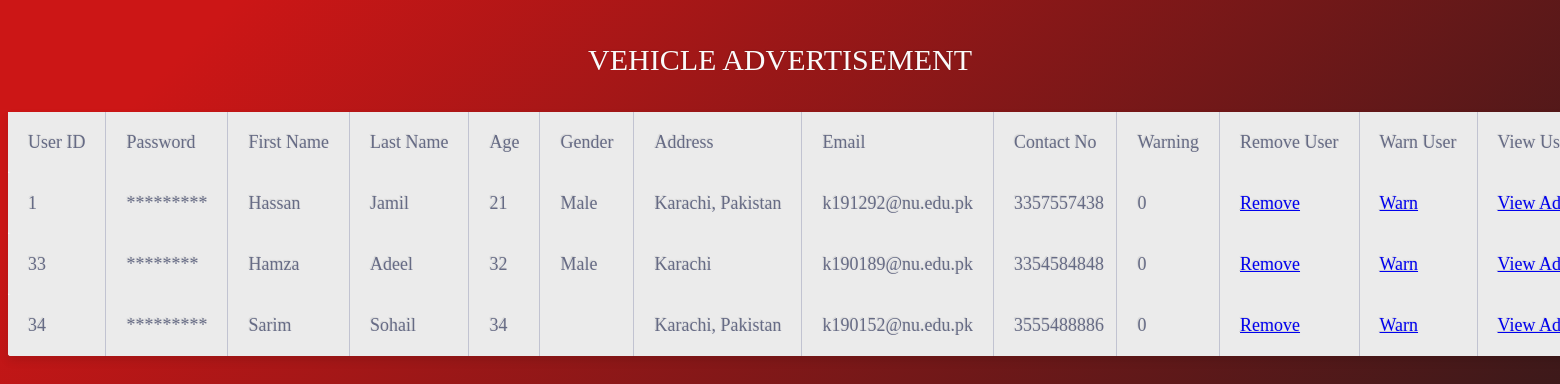
Screenshot of /AdminViewUser.php with the database file from the repository.
### tables this page shows
CREATE TABLE `customer` (
  `id` int(11) NOT NULL,
  `f_name` text NOT NULL,
  `l_name` text NOT NULL,
  `password` text NOT NULL,
  `age` int(3) NOT NULL,
  `gender` text NOT NULL,
  `address` text NOT NULL,
  `email` text DEFAULT NULL,
  `ad_count` int(5) NOT NULL,
  `contact_no` bigint(11) NOT NULL,
  `warning` int(11) NOT NULL DEFAULT 0
);

### AdminViewUser.php (the view, shortened to what this page needs)
<?php
$conn = mysqli_connect("localhost","root","","se_project");
$sql = "SELECT * from customer";
$result = $conn->query($sql);
?>
<!DOCTYPE html>
<link href="ui-assets/css/table.css" rel="stylesheet">
    <html lang="en">
    <head>
    </head>
    <body>
        <div class="table-title">
            <h3>Vehicle Advertisement</h3>
        </div>
        <table class="table-fill" style="height: 20px">
            <thead>
            <tr>
            <td> User ID </td>
            <td> Password </td>
            <td> First Name </td>
            <td> Last Name </td>
            <td> Age </td>
            <td> Gender </td>
            <td> Address </td>
            <td> Email </td>
            <td> Contact No</td>
            <td> Warning</td>
            <td> Remove User </td>
            <td> Warn User </td>
            <td> View User Ads </td>
            </tr>
            <?php
                while($row=mysqli_fetch_assoc($result))
                {
                    $cID = $row['id'];
                    $password = $row['password'];
                    $f_Name = $row['f_name'];
                    $l_Name = $row['l_name'];
                    $age = $row['age'];
                    $gender = $row['gender'];
                    $Con = $row['contact_no'];
                    $Address = $row['address'];
                    $Email = $row['email'];
                    $warn = $row['warning'];
            ?>
            <?php
                $hidden_password = preg_replace("|.|","*",$password);
            ?>
            </thead>
            <tbody class="table-hover" style="height: 20px">
                <tr>
                    <td class="text-left"><?php echo $cID ?></td>
                    <td><?php echo $hidden_password ?></td>
                    <td class="text-left"><?php echo $f_Name ?></td>
                    <td class="text-left"><?php echo $l_Name ?></td>
                    <td class="text-left"><?php echo $age ?></td>
                    <td class="text-left"><?php echo $gender ?></td>
                    <td><?php echo $Address ?></td>
                    <td><?php echo $Email ?></td>
                    <td class="text-left"><?php echo $Con ?></td>
                    <td class="text-left"><?php echo $warn ?></td>
                    <td class="text-left"> <a href="AdminRemoveUser.php?cID=<?php echo $cID ?>">Remove</td>
                    <td class="text-left">   <a href="AdminWarnUser.php?cID=<?php echo $cID ?>">Warn</td>
                    <td class="text-left"><a href="AdminViewSpecificUserAds.php?cID=<?php echo $cID ?>">View Ads</td>
                </tr>
            </tbody>
            <?php
                    }
            ?>
        </table>
    </body>

### ui-assets/css/table.css (style rules this page uses)
body { background-image: linear-gradient(135deg, #cc1616 10%, #1a1a1b 100%); font-family: "Corbel"; font-size: 14px; font-weight: 300; text-rendering: optimizeLegibility; }
div.table-title { display: block; margin: auto; max-width: 600px; padding:5px; width: 100%; text-align: center; }
.table-title h3 { color: #fafafa; font-size: 30px; font-weight: 400; font-style:normal; font-family: "Corbel"; text-shadow: -1px -1px 1px rgba(0, 0, 0, 0.1); text-transform:uppercase; }
.table-fill { background: white; border-radius:3px; border-collapse: collapse; height: 320px; margin: auto; max-width: 600px; padding:5px; width: 100%; box-shadow: 0 5px 10px rgba(0, 0, 0, 0.1); animation: float 5s infinite; }
tr { border-top: 1px solid #C1C3D1; border-bottom-: 1px solid #C1C3D1; color:#666B85; font-size:16px; font-weight:normal; text-shadow: 0 1px 1px rgba(256, 256, 256, 0.1); }
tr:first-child { border-top:none; }
tr:last-child { border-bottom:none; }
tr:nth-child(odd) td { background:#EBEBEB; }
tr:last-child td:first-child { border-bottom-left-radius:3px; }
tr:last-child td:last-child { border-bottom-right-radius:3px; }
td { background:#FFFFFF; padding:20px; text-align:left; vertical-align:middle; font-weight:300; font-size:18px; text-shadow: -1px -1px 1px rgba(0, 0, 0, 0.1); border-right: 1px solid #C1C3D1; }
td:last-child { border-right: 0px; }
td.text-left { text-align: left; max-width: 30px; max-height: 25px !important; }
.table-hover { height: 25px !important; }
#dtHorizontalVerticalExample th, td { white-space: nowrap; }

### rows the page displays
customer: id "1", password "*********", f_name "Hassan", l_name "Jamil", age "21", gender "Male", address "Karachi, Pakistan", email "k191292@nu.edu.pk", contact_no "3357557438", warning "0"
customer: id "33", password "********", f_name "Hamza", l_name "Adeel", age "32", gender "Male", address "Karachi", email "k190189@nu.edu.pk", contact_no "3354584848", warning "0"
customer: id "34", password "*********", f_name "Sarim", l_name "Sohail", age "34", address "Karachi, Pakistan", email "k190152@nu.edu.pk", contact_no "3555488886", warning "0"
